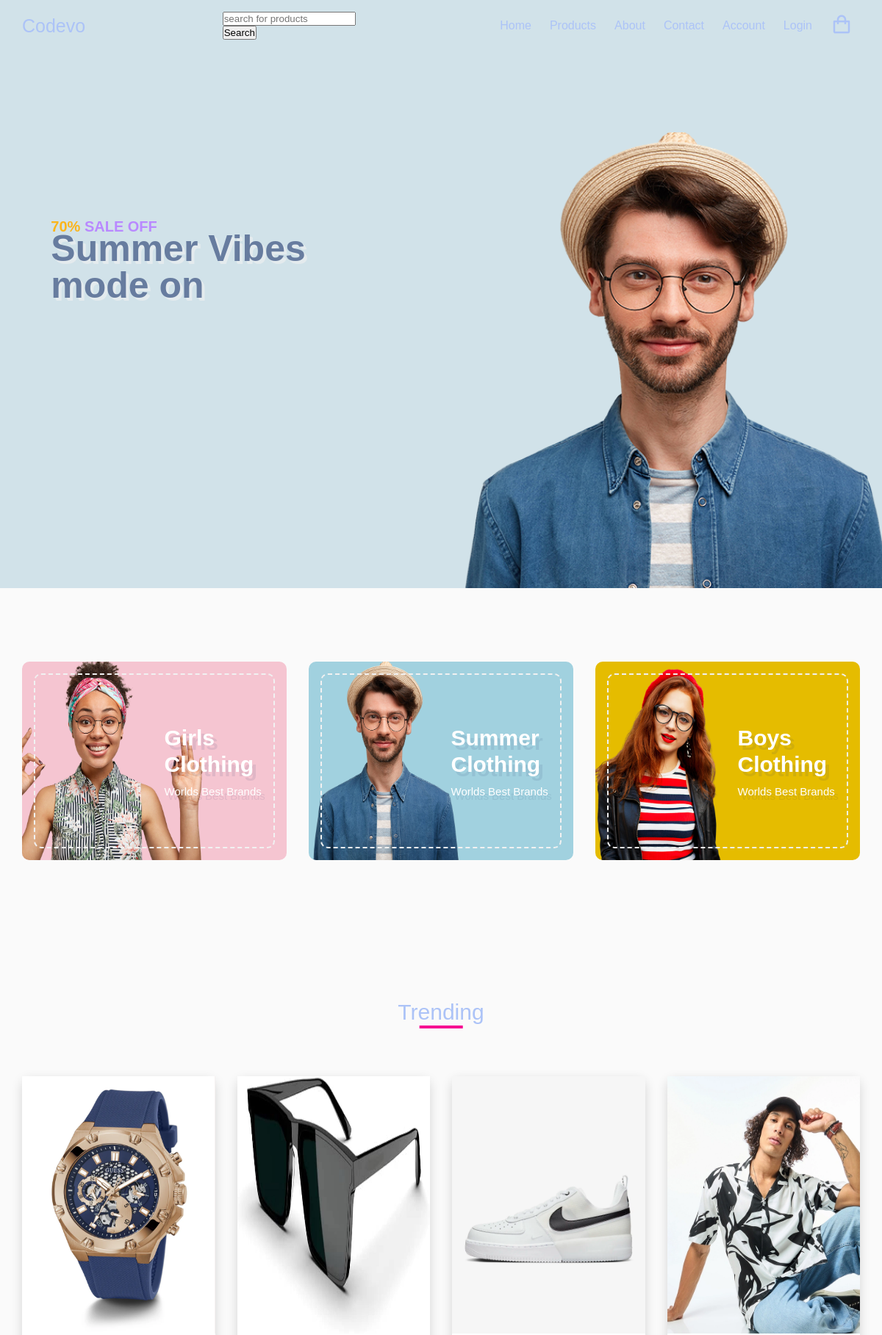
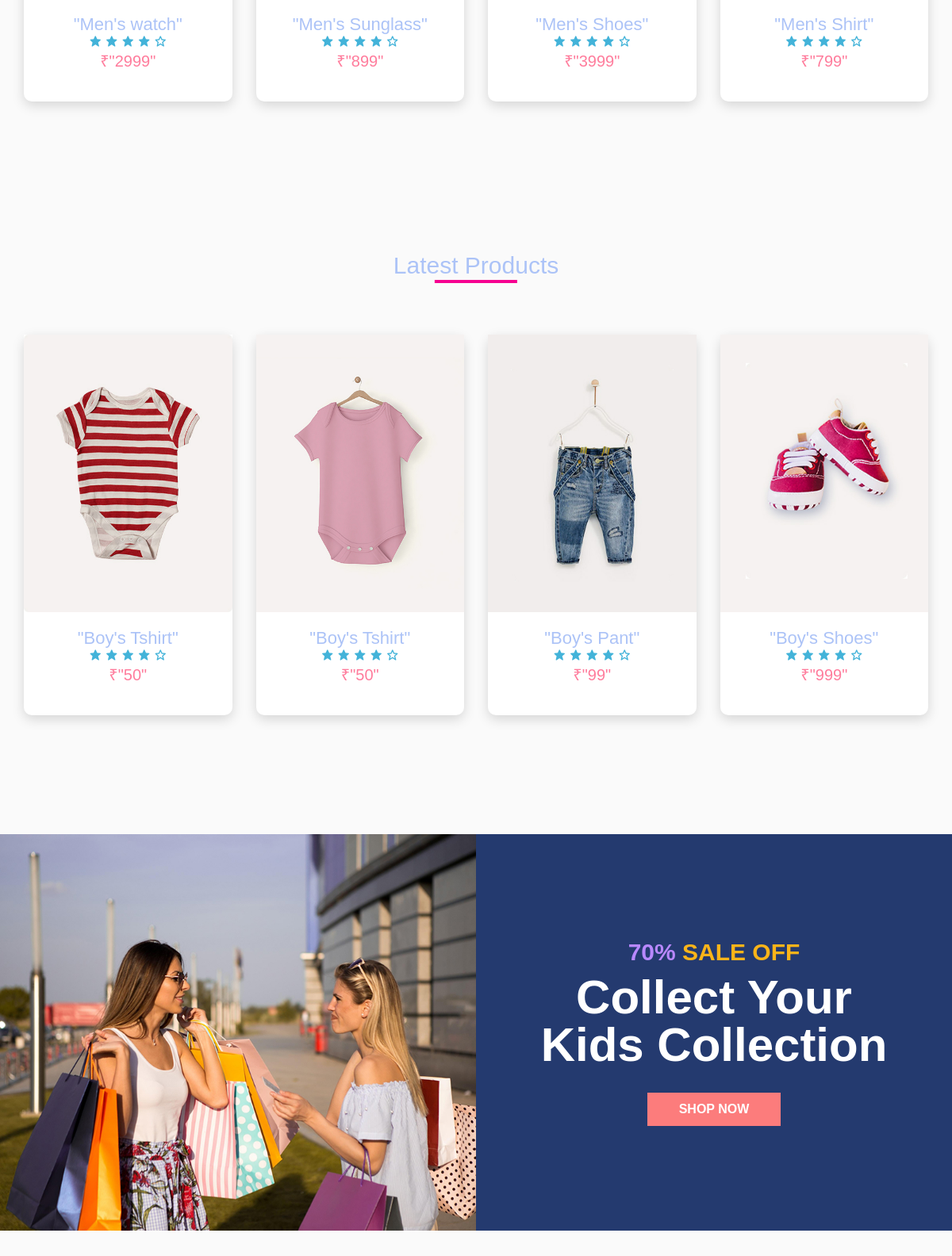
/home/ (upper part), run on the app's committed database (2 pictures, top to bottom).
### shop/models.py (models this page shows, shortened)
class products(models.Model):
    product_name = models.CharField(max_length=500)
    price = models.IntegerField()
    category = models.CharField(max_length=100)
    product_details = models.TextField()
    image = models.ImageField(upload_to='products')

### shop/views.py (the view)
# urls.py: path('home/', views.index, name="home"),
def index(request):
    offer_products = products.objects.filter(category='Mens Wear')[:4]
    latest_products = products.objects.filter(category='Kids Wear', price__lt=1000)[:4]
    all_reviews = reviews.objects.all()
    all_brands = brands.objects.all()
    all_products = products.objects.all()
    Item_name = request.GET.get('item_name')
    if Item_name != '' and Item_name is not None:
        all_products = all_products.filter(product_name__icontains = Item_name)
    context = {
       'products_object' : offer_products,
       'latest_objects'  : latest_products,
       'reviews_objects' : all_reviews,
       'brands_onjects'  : all_brands,
       'all_products_objects' : all_products,
      }
    return render(request,'index.html',context)

### shop/templates/index.html (shortened to what this page needs)
{% load static %}
<!DOCTYPE html>
<html lang="en">
<head>
  <link rel="stylesheet" href="https://cdn.jsdelivr.net/npm/boxicons@latest/css/boxicons.min.css" />
  <link rel="stylesheet" href={% static "css/styles.css" %}/>
</head>
<body>
  <header id="home" class="header">
    <nav class="nav">
      <div class="navigation container">
        <div class="logo">
          <h1>Codevo</h1>
        </div>
      <div class="row">
        <div class="col-md-12">
           <form class="card card-sm" action="{% url 'product' %}">
                <div id= "search-container">
                    <div>
                       <input type="search" name="product_name" placeholder="search for products">
                    </div>
                    <div>
                       <button id= "search-btn" type="submit">Search</button>
                    </div>
                </div>
            </form>
         </div>
      </div>
        <div class="menu">
          <ul class="nav-list">
            <li class="nav-item">
              <a href="{% url 'home' %}" class="nav-link">Home</a>
            </li>
            <li class="nav-item">
              <a href="{% url 'product' %}"  class="nav-link">Products</a>
            </li>
            <li class="nav-item">
              <a href="#about" class="nav-link scroll-link">About</a>
            </li>
            <li class="nav-item">
              <a href="{% url 'contact' %}" class="nav-link">Contact</a>
            </li>
            <li class="nav-item">
              <a href="{% url 'account' %}"  class="nav-link">Account</a>
            </li>
            {% if user.is_authenticated %}
            <li class="nav-item">
            <form id="logout-form" action="{% url 'logout' %}" method="post" style="display: none;">
            {% csrf_token %}
            <button type="submit">Logout</button>
            </form>
            <a href="#" class="nav-link" onclick="document.getElementById('logout-form').submit();">Logout</a>
            </li>
            {% else %}
            <li class="nav-item"><a href="{% url 'login' %}" class="nav-link">Login</a></li>
            {% endif %}
            <li class="nav-item">
              <a href="{% url 'cart' %}" class="nav-link icon"><i class="bx bx-shopping-bag"></i></a>
            </li>
          </ul>
        </div>
      </div>
    </nav>
    <img src={%static "images/banner.png" %} alt="" class="hero-img" />
    <div class="hero-content">
      <h2><span class="discount">70% </span> SALE OFF</h2>
      <h1>
        <span>Summer Vibes</span>
        <span>mode on</span>
      </h1>
    </div>
  </header>
  <main>
    <section class="advert section">
      <div class="advert-center container">
        <div class="advert-box">
          <div class="dotted">
            <div class="content">
              <h2>
                Girls <br />
                Clothing
              </h2>
              <h4>Worlds Best Brands</h4>
            </div>
          </div>
          <img src={%static "images/advert1.png" %} alt="">
        </div>
        <div class="advert-box">
          <div class="dotted">
            <div class="content">
              <h2>
                Summer <br />
                Clothing
              </h2>
              <h4>Worlds Best Brands</h4>
            </div>
          </div>
          <img src={%static "images/advert2.png" %} alt="">
        </div>
        <div class="advert-box">
          <div class="dotted">
            <div class="content">
              <h2>
                Boys <br />
                Clothing
              </h2>
              <h4>Worlds Best Brands</h4>
            </div>
          </div>
          <img src={%static "images/advert3.png"%} alt="">
        </div>
      </div>
    </section>
    <section class="section featured">
      <div class="title">
        <h1>Trending</h1>
      </div>
      <div class="product-center container">
        {%for products in products_object %}
        <div class="product">
          <div class="product-header">
            <img src="{{products.image.url}}" alt="">
          </div>
          <div class="product-footer">
            <a href= "{% url 'detail_product' products.id %}">
              <h3>"{{products.product_name}}"</h3>
            </a>
            <div class="rating">
              <i class="bx bxs-star"></i>
              <i class="bx bxs-star"></i>
              <i class="bx bxs-star"></i>
              <i class="bx bxs-star"></i>
              <i class="bx bx-star"></i>
            </div>
            <h4 class="price">&#8377;"{{products.price}}"</h4>
          </div>
        </div>
       {% endfor %}
      </div>
    </section>
     <section class="section featured">
      <div class="title">
        <h1>Latest Products</h1>
      </div>
      <div class="product-center container">
        {%for products in latest_objects %}
        <div class="product">
          <div class="product-header">
            <img src="{{products.image.url}}" alt="">
          </div>
          <div class="product-footer">
            <a href="{% url 'detail_product' products.id %}"><h3>"{{products.product_name}}"</h3></a>
            <div class="rating">
              <i class="bx bxs-star"></i>
              <i class="bx bxs-star"></i>
              <i class="bx bxs-star"></i>
              <i class="bx bxs-star"></i>
              <i class="bx bx-star"></i>
            </div>
            <h4 class="price">&#8377;"{{products.price}}"</h4>
          </div>
        </div>
        {% endfor %}
      </div>
    </section>
    <section class="section">
      <div class="product-banner">
        <div class="left">
          <img src={%static "images/test.jpg" %} alt="" />
        </div>
        <div class="right">
          <div class="content">
            <h2><span class="discount">70% </span> SALE OFF</h2>
            <h1>
              <span>Collect Your</span>
              <span>Kids Collection</span>
            </h1>
            <a class="btn" href="#">shop now</a>
          </div>
        </div>
      </div>
    </section>
  </main>
</body>
</html>

### data on the page
products: image (picture), product_name "Men's watch", price "2999"
products: image (picture), product_name "Men's Sunglass", price "899"
products: image (picture), product_name "Men's Shoes", price "3999"
products: image (picture), product_name "Men's Shirt", price "799"
products: image (picture), product_name "Boy's Tshirt", price "50"
products: image (picture), product_name "Boy's Tshirt", price "50"
products: image (picture), product_name "Boy's Pant", price "99"
products: image (picture), product_name "Boy's Shoes", price "999"
